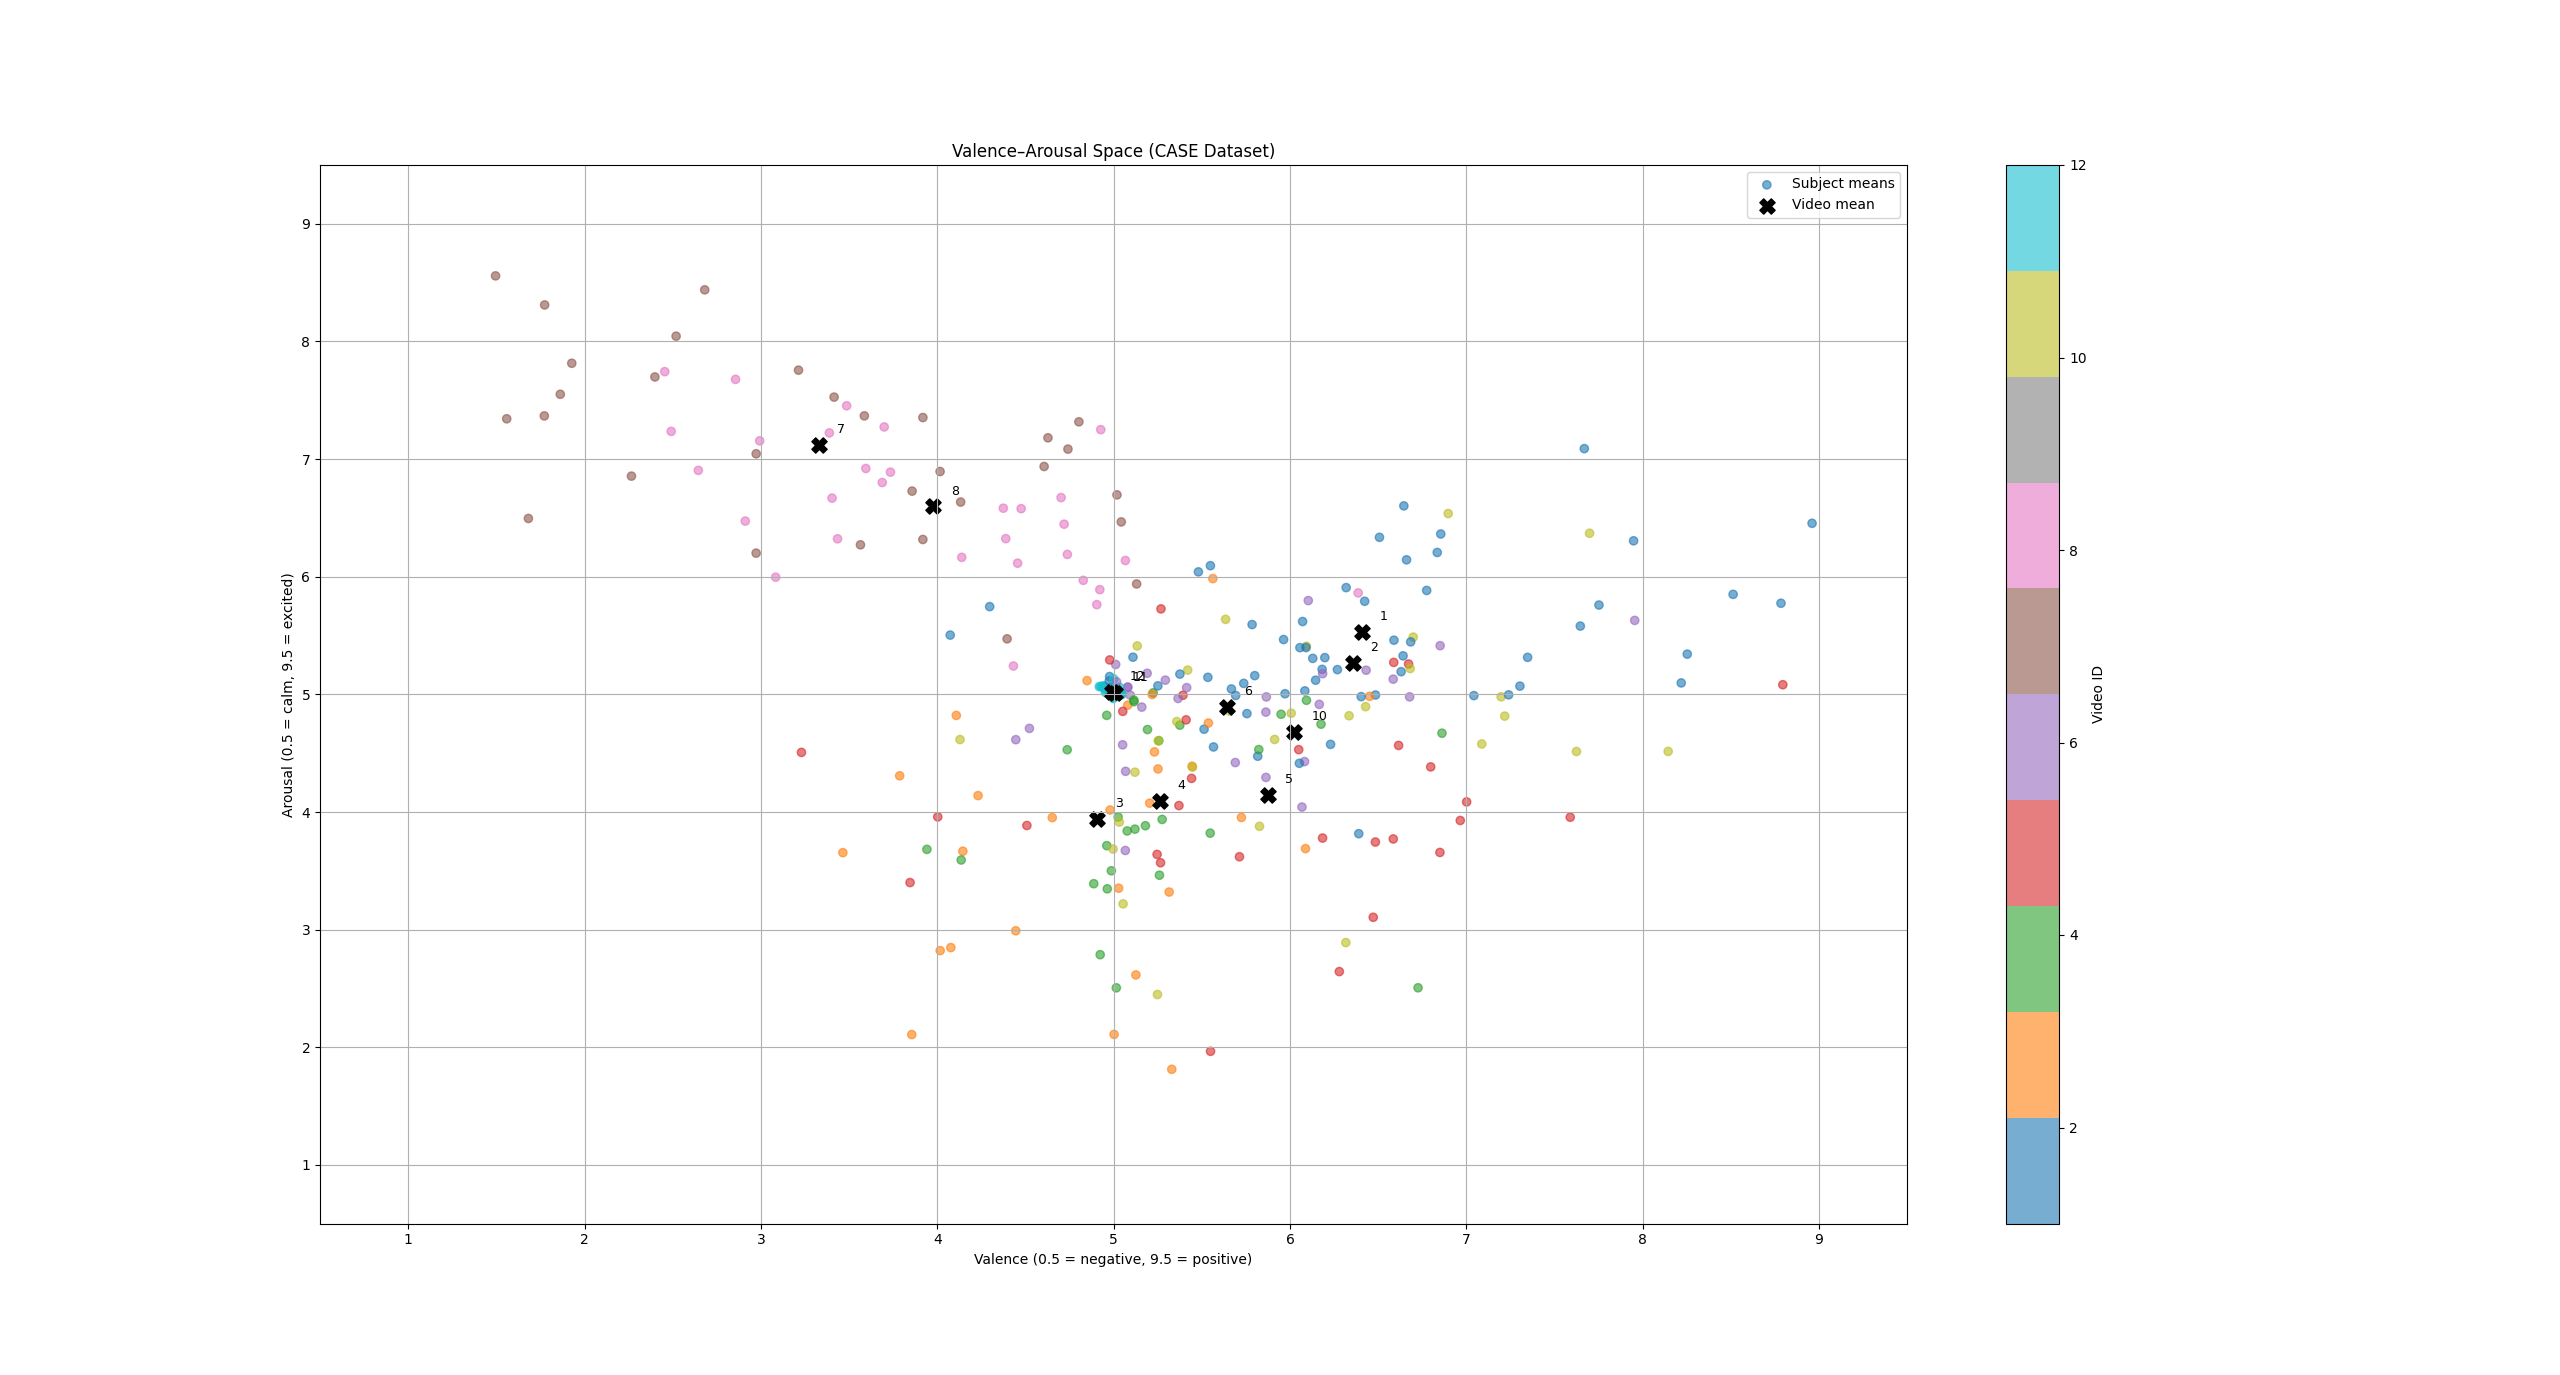

Write Python code to recreate this figure.
import pandas as pd
import matplotlib.pyplot as plt

# --------------------------
# 1. Load annotation files
# --------------------------
files = [f"../case_dataset-master/data/interpolated/annotations/sub_{i}.csv" for i in range(1, 31)]

dfs = []
for f in files:
    df = pd.read_csv(f)
    df["subject"] = f.split("_")[-1].replace(".csv", "")  # Subject ID
    dfs.append(df)

data = pd.concat(dfs, ignore_index=True)

# --------------------------
# 2. Compute mean valence/arousal per subject per video
# --------------------------
means = data.groupby(["subject", "video"])[["valence", "arousal"]].mean().reset_index()

# --------------------------
# 3. Compute grand mean across subjects per video
# --------------------------
video_means = means.groupby("video")[["valence", "arousal"]].mean().reset_index()

# --------------------------
# 4. Plot Valence–Arousal space
# --------------------------
fig, ax = plt.subplots(figsize=(7, 7))

# Color subject means by video ID
scatter = ax.scatter(means["valence"], means["arousal"],
                     c=means["video"], cmap="tab10", alpha=0.6, label="Subject means")

# Add colorbar to show which color = which video
cbar = plt.colorbar(scatter, ax=ax)
cbar.set_label("Video ID")

# Grand means highlighted
ax.scatter(video_means["valence"], video_means["arousal"],
           color="black", s=120, marker="X", label="Video mean")

# Label each grand mean with its video ID
for _, row in video_means.iterrows():
    ax.text(row["valence"]+0.1, row["arousal"]+0.1, str(int(row["video"])), fontsize=9)

# Axis formatting
ax.set_xlim(0.5, 9.5)
ax.set_ylim(0.5, 9.5)
ax.set_xlabel("Valence (0.5 = negative, 9.5 = positive)")
ax.set_ylabel("Arousal (0.5 = calm, 9.5 = excited)")
ax.set_title("Valence–Arousal Space (CASE Dataset)")
ax.grid(True)
ax.legend()

plt.show()
